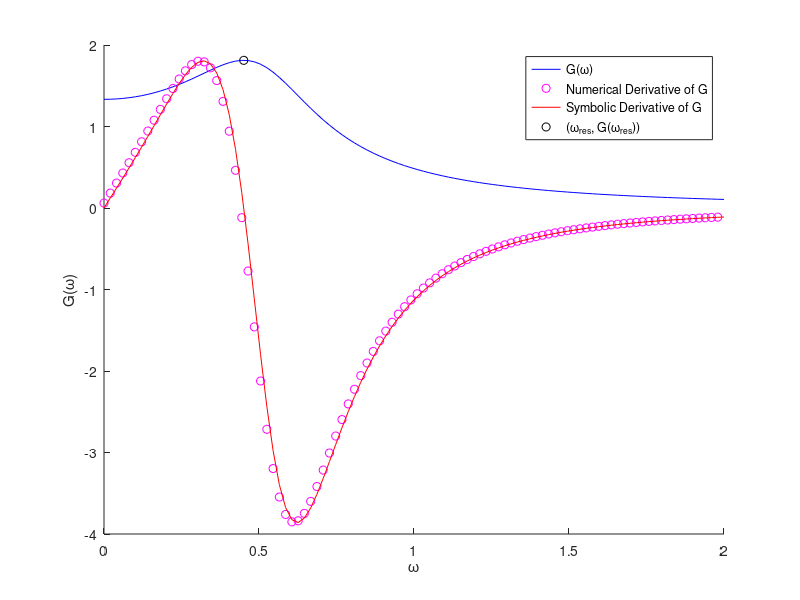

The MATLAB script that drew this image: (Note: this script raises an error after producing the figure.)
%% Exercise 1

w = linspace(0,2);
a = 2.5;
b = 1.1;
c = .75;
G = 1./sqrt((c - a*(w.^2)).^2 + (b*w).^2);
dG = diff(G);
dw = diff(w);
dGdw = dG./dw;
[yvalue,xvalue] = max(G);
dGdw1 = -((2*(a^2)*(w.^3) + (b^2)*(w) - 2*a*c*w)./(((a^2)*(w.^4) + (b^2)*(w.^2) - 2*a*c*(w.^2) + (c^2)).^(3/2)));
wres = (1/a)*sqrt((2*a*c - b^2)/2);

figure
hold on
plot(w,G,'b-');
plot(w(1:end-1),dGdw,'mo');
plot(w,dGdw1,'r-');
plot(wres,yvalue,'ko');
xlabel('\omega');
ylabel('G(\omega)');
legend('G(\omega)', 'Numerical Derivative of G', 'Symbolic Derivative of G','(\omega_{res}, G(\omega_{res}))');
%% Exercise 2

R = .1;
L = 1;
C = .1;
a = .33333;
b = .66666;
w = linspace(0,10);

%% Exercise 3

t = linspace(0,2*pi);
n = 1:2:(2*size(t'));
R = 0.1;
L = 1;
C = 10;
y = asin(sin(t));
b_n = 2*sin(n*pi*.5)./(pi*n.^2) - 2*sin(3*n*pi*.5)./(pi*n.^2);
f = b_n*sin(n'*t);
%p1 = -L*n.^2 + R*i*n + (1/C);
%p2 = -L*n.^2 - R*i*n + (1/C);
%xp = (b_n./(2*i))'*(exp(i*n'*t)/p1 - exp(-i*n'*t)/p2);
dxdt = @(t,x) [x(2); (f - R*x(2) - (1/C)*x(1)/L)];
x0 = [0;0];
T = 2*pi;
[t,x] = ode45(dxdt,[0 T],x0);

figure
hold on
plot(t,x(:,1),'b-');
%plot(t,y,'r-');
%plot(t,f,'b-');